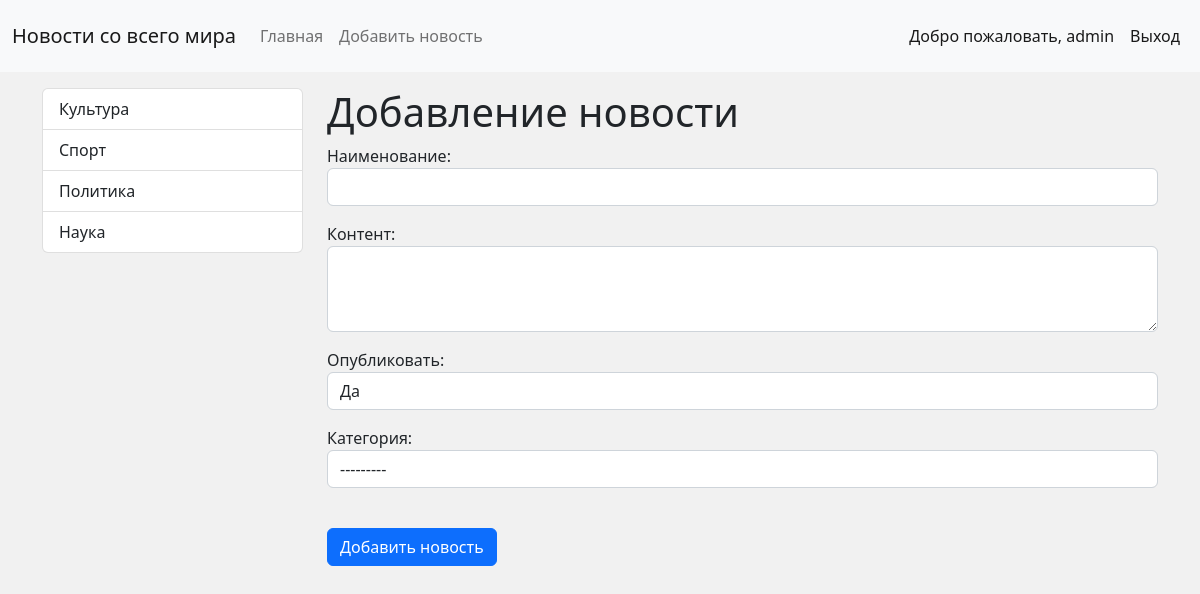
The app's page /news/add-news/ (signed in) with its own data.
### news/models.py (models this page shows)
class Category(models.Model):
    title = models.CharField(max_length=150, db_index=True, verbose_name='Наименование Категории')
    def get_absolute_url(self):\
        return reverse('category', kwargs={'category_id': self.pk})
    def __str__(self):
        return self.title
    class Meta:
        verbose_name = 'Категория'
        verbose_name_plural = 'Категории'
        ordering = ['title']

### news/views.py (the view)
# urls.py: path('news/add-news/', CreatedNews.as_view(), name='add_news'),
class CreatedNews(LoginRequiredMixin, CreateView):
    form_class = NewsForm
    template_name = 'news/add_news.html'
    raise_exception = True

### news/forms.py (shortened to what this page needs)
class NewsForm(forms.ModelForm):
    class Meta:
        model = News
        fields = ['title', 'content', 'is_published', 'category']
        widgets = {
            'title': forms.TextInput(attrs={"class": "form-control"}),
            'content': forms.Textarea(attrs={"class": "form-control", "rows": 3}),
            'is_published': forms.NullBooleanSelect(attrs={"class": "form-control"}),
            'category': forms.Select(attrs={"class": "form-control"})
        }

### news/templatetags/newstags.py (called while the page is built)
@register.inclusion_tag("news/list_categories.html")
def show_categories():
    categories = Category.objects.annotate(cnt=Count('news', filter=F('news__is_published'))).filter(cnt__gt=0)
    return {"categories": categories}

### news/templates/news/add_news.html (shortened to what this page needs)
{% extends 'base.html'%}
{% block sidebar %}
{% include 'inc/_sitebar.html' %}
{% endblock %}
{% block content %}
<h1>Добавление новости</h1>
<form action="{% url 'add_news' %}" method="post">
    {{ form.as_p }}
    <br>
    <button type="submit" class="btn btn-primary btn-block">Добавить новость</button>
</form>
{% endblock %}

### templates/inc/_nav.html (shortened to what this page needs)
<nav class="navbar navbar-expand-lg bg-light">
  <div class="container-fluid">
    <a class="navbar-brand" href="{% url 'home' %}">Новости со всего мира</a>
    <div class="collapse navbar-collapse" id="navbarSupportedContent">
      <ul class="navbar-nav me-auto mb-2 mb-lg-0">
        <li class="nav-item"><a class="nav-link" href="{% url 'home' %}">Главная</a></li>
        {% if request.user.is_authenticated %}
        <li class="nav-item"><a class="nav-link" href="{% url 'add_news' %}">Добавить новость</a></li>
        {% endif %}
      </ul>
        <span class="navbar-text">
          <ul class="navbar-nav me-auto mb-2 mb-lg-0">
            {% if request.user.is_authenticated %}
            <a class="nav-link" href="#"> Добро пожаловать, {{ user.username }}</a>  <a class="nav-link" href="{% url 'logout' %}"> Выход</a>
            {% else %}
            <li class="nav-item"><a class="nav-link" href="{% url 'register' %}">Регистрация</a></li>
            <li class="nav-item"><a class="nav-link" href="{% url 'login' %}">Авторизация</a></li>
            {% endif %}
          </ul>
        </span>
    </div>
  </div>
</nav>

### news/templates/news/list_categories.html
<div class="list-group">
    {% for item in categories %}
    <a href="{{ item.get_absolute_url }}" class="list-group-item list-group-item-action">{{item.title}}</a>
    {% endfor %}
</div>

### mysite/static/css/style.css (style rules this page uses)
body { background-color: #f1f1f1; }

### records on screen
Category: title "Культура"
Category: title "Спорт"
Category: title "Политика"
Category: title "Наука"

### other values on screen
{{ user.username }} "admin"
